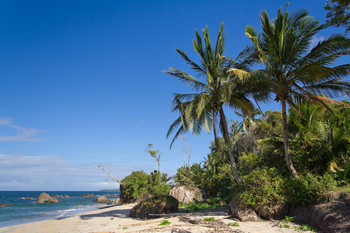
#> input picture images/beach.png, 350 x 233 px
$ python histogram_with_mask.py --image images/beach.png
#> lines starting #> are read from the running program, lines starting #| are printed output that depends on the picture; after the words box and inside, x2 and y2 are one past the last pixel; in counts of white or black regions, pixels touching at a corner belong together
from __future__ import print_function
from matplotlib import pyplot as plt
import numpy as np
import argparse
import cv2

def plot_histogram(image, title, mask = None):
	chans = cv2.split(image)
	colors = ("b", "g", "r")
	plt.figure()
	plt.title(title)
	plt.xlabel("Bins")
	plt.ylabel("# of Pixels")

	for (chan, color) in zip (chans, colors):
		hist = cv2.calcHist([chan], [0], mask, [256], [0, 256])
		plt.plot(hist, color = color)
		plt.xlim([0, 256])

ap = argparse.ArgumentParser()
ap.add_argument("-i", "--image", required = True, help = "Path to the image")
args = vars(ap.parse_args())

image = cv2.imread(args["image"])
#> image is the input picture: shape (233, 350, 3); mean B, G, R 136, 110.4, 78.6
cv2.imshow("Original", image)
plot_histogram(image, "Histogram for the original image")
#> the loop in plot_histogram, `for (chan, color) in zip (chans, colors):` made 3 passes
#> color on passes 1 to 3: 'b', 'g', 'r'

mask = np.zeros(image.shape[:2], dtype = "uint8")
cv2.rectangle(mask, (100,100), (200,200), 255, -1)
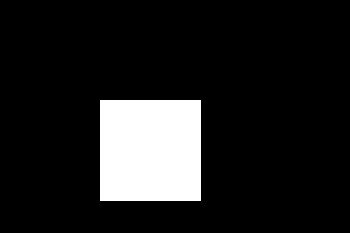
#> mask: shape (233, 350); 12.5% white; 1 white region, box (x1, y1, x2, y2) and area: (100, 100, 201, 201) 10201
cv2.imshow("Mask", mask)

masked = cv2.bitwise_and(image, image, mask = mask)
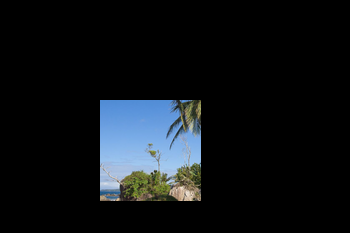
#> masked: shape (233, 350, 3); mean B, G, R 21.8, 18.5, 14.8
cv2.imshow("Masked_image", masked)
plot_histogram(image, "Histogram for the masked image", mask = mask)
#> the loop in plot_histogram (call 2), `for (chan, color) in zip (chans, colors):` made 3 passes

plt.show()
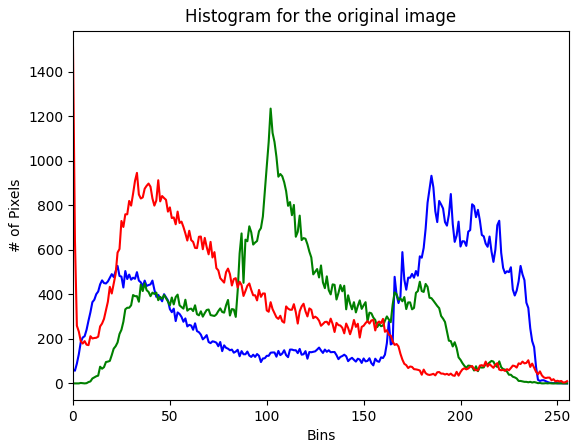
#> figure drawn by matplotlib, 1 panel; curve peaks at x = 185, y = 933; curve peaks at x = 102, y = 1235; curve peaks at x = 0, y = 1510
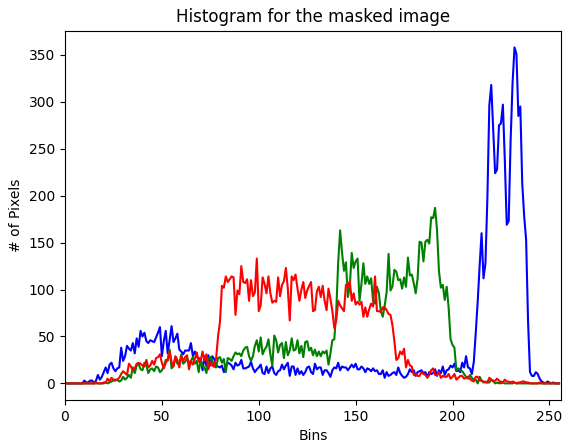
#> figure drawn by matplotlib, 1 panel; curve peaks at x = 232, y = 358; curve peaks at x = 191, y = 187; curve peaks at x = 99, y = 133

cv2.waitKey(0)

$ run again, on images/wave.png
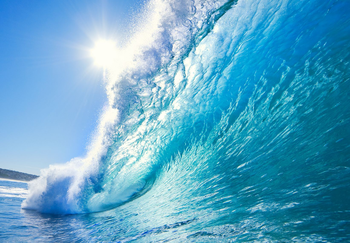
#> input picture images/wave.png, 350 x 243 px
#> image is the input picture: shape (243, 350, 3); mean B, G, R 199.1, 166.5, 93.5
#> the loop in plot_histogram, `for (chan, color) in zip (chans, colors):` made 3 passes
#> color on passes 1 to 3: 'b', 'g', 'r'
#> `cv2.rectangle(mask, (100,100), (200,200), 255, -1)`:
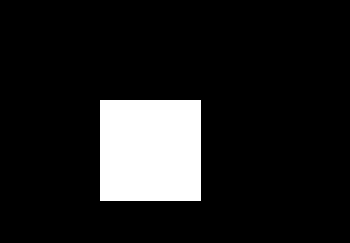
#> mask: shape (243, 350); 12% white; 1 white region, box (x1, y1, x2, y2) and area: (100, 100, 201, 201) 10201
#> the loop in plot_histogram (call 2), `for (chan, color) in zip (chans, colors):` made 3 passes
#> `plt.show()`:
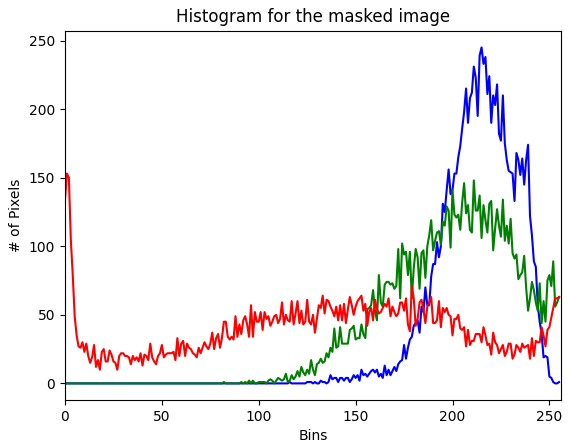
#> figure drawn by matplotlib, 1 panel; curve peaks at x = 215, y = 245; curve peaks at x = 211, y = 148; curve peaks at x = 1, y = 153
